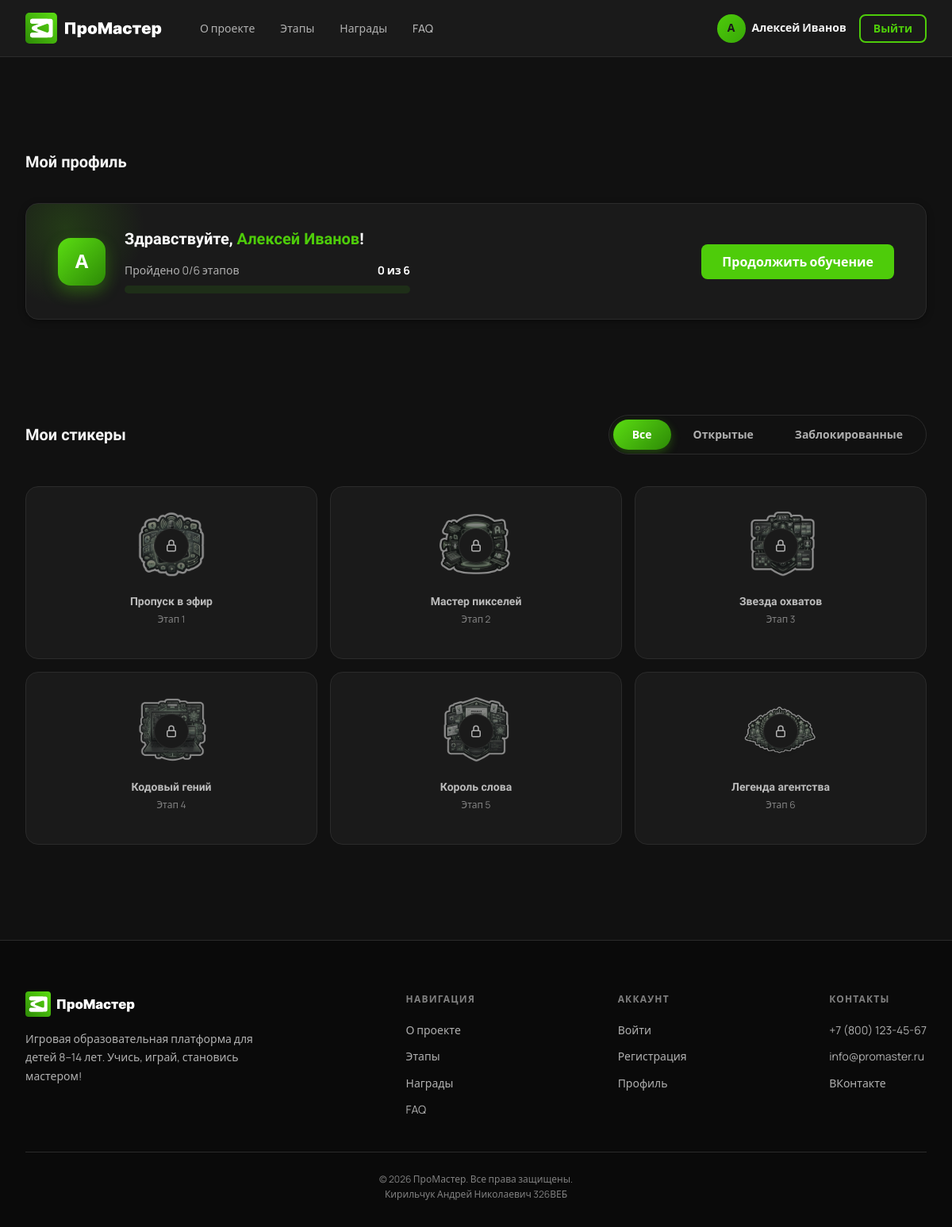
/?page=profile (signed in), run on the app's committed database.
### tables this page shows
CREATE TABLE `users` (
  `id` INT UNSIGNED NOT NULL AUTO_INCREMENT,
  `name` VARCHAR(255) NOT NULL,
  `email` VARCHAR(255) NOT NULL,
  `password` VARCHAR(255) NOT NULL,
  `role` VARCHAR(50) NOT NULL DEFAULT 'user',
  PRIMARY KEY (`id`),
  UNIQUE KEY `uq_users_email` (`email`)
);

CREATE TABLE `stickers` (
  `id` INT UNSIGNED NOT NULL AUTO_INCREMENT,
  `sticker_name` VARCHAR(255) NOT NULL,
  `stage_name` VARCHAR(255) NOT NULL,
  `stage_number` VARCHAR(10) NOT NULL,
  `description` TEXT NOT NULL,
  `file_path` VARCHAR(512) NOT NULL,
  PRIMARY KEY (`id`),
  UNIQUE KEY `uq_stickers_stage_number` (`stage_number`)
);

### prog/login_control.php (called while the page is built, shortened)
<?php
if (isset($_SESSION['uid'])) {
    $UID = $_SESSION['uid'];
    $sql = "SELECT * FROM users WHERE id = $UID";
    $user = $connect->query($sql)->fetch();
}else{
    $user = null;
    $user['role'] = 'guest';
}
?>

### pages/profile.php (the view, shortened to what this page needs)
<?php
$sql = "SELECT * FROM stickers ORDER BY stage_number + 0";
$stickers = $connect->query($sql)->fetchAll();
$userStickerIds = [];
$passedStages = count($userStickerIds);
$totalStages = count($stickers);
?>
<div class="page-with-header">
    <main class="profile-main">
        <section class="profile-section profile-section--info">
            <div class="container">
                <h2 class="profile-section__title">Мой профиль</h2>
                <div class="profile-card">
                    <div class="profile-card__main">
                        <div class="profile-card__initial" aria-hidden="true"><?= mb_substr($user['name'], 0, 1) ?></div>
                        <div class="profile-card__body">
                            <p class="profile-card__greeting">Здравствуйте, <span
                                        class="profile-card__name"><?= $user['name'] ?></span>!</p>
                            <div class="profile-card__progress">
                                <div class="profile-card__progress-head">
                                    <span class="profile-card__progress-text">Пройдено <?= $passedStages ?>/<?= $totalStages ?> этапов</span>
                                    <span class="profile-card__progress-value"><?= $passedStages ?> из <?= $totalStages ?></span>
                                </div>
                                <div class="profile-card__progress-bar" role="progressbar" aria-valuenow="<?= $passedStages ?>"
                                     aria-valuemin="0" aria-valuemax="<?= $totalStages ?>" aria-label="Пройдено этапов">
                                </div>
                            </div>
                        </div>
                    </div>
                    <a href="/#stages" class="btn btn--primary profile-card__btn">Продолжить обучение</a>
                </div>
            </div>
        </section>
        <section class="profile-section">
            <div class="container">
                <div class="profile-section__header">
                    <h2 class="profile-section__title">Мои стикеры</h2>
                    <div class="profile-tabs">
                        <a href="?page=profile" class="profile-tab<?= !isset($_GET['filter_open']) && !isset($_GET['filter_closed']) ? ' active' : '' ?>">Все</a>
                        <a href="?page=profile&filter_open" class="profile-tab<?= isset($_GET['filter_open']) ? ' active' : '' ?>">Открытые</a>
                        <a href="?page=profile&filter_closed" class="profile-tab<?= isset($_GET['filter_closed']) ? ' active' : '' ?>">Заблокированные</a>
                    </div>
                </div>
                <div class="stickers-grid">
                    <?php foreach ($stickers as $index => $sticker):
                        $hasSticker = in_array($sticker['id'], $userStickerIds);
                        ?>
                        <article class="my-sticker<?= !$hasSticker ? ' my-sticker--locked' : '' ?>"
                                 style="--i:<?= $index ?>">
                            <div class="my-sticker__image">
                            </div>
                            <?php if (!$hasSticker): ?>
                                <div class="my-sticker__lock" aria-hidden="true">
                                    <svg viewBox="0 0 24 24" fill="none" stroke="currentColor" stroke-width="2">
                                        <rect x="5" y="11" width="14" height="10" rx="2"/>
                                        <path d="M8 11V7a4 4 0 018 0v4"/>
                                    </svg>
                                </div>
                            <?php endif; ?>
                            <h3 class="my-sticker__name"><?= $sticker['sticker_name'] ?></h3>
                            <p class="my-sticker__stage">Этап <?= $sticker['stage_number'] ?></p>
                        </article>
                    <?php endforeach; ?>
                </div>
            </div>
        </section>
    </main>
</div>

### components/header.php (shortened to what this page needs)
<header class="header">
    <div class="container header__inner">
        <a href="/" class="header__logo">
            <img src="../assets/images/logo.svg" alt="ПроМастер" class="header__logo-img" width="172" height="40">
        </a>
        <nav class="header__nav">
            <ul class="header__nav-list">
                <li><a href="/#about" class="header__nav-link" onclick="closeBurgerMenu()">О проекте</a></li>
                <li><a href="/#stages" class="header__nav-link" onclick="closeBurgerMenu()">Этапы</a></li>
                <li><a href="/#awards" class="header__nav-link" onclick="closeBurgerMenu()">Награды</a></li>
                <li><a href="/#faq" class="header__nav-link" onclick="closeBurgerMenu()">FAQ</a></li>
            </ul>
            <?php if ($user['role'] == 'guest'): ?>
                <div class="header__actions">
                    <a href="?page=login" class="btn btn--primary" onclick="closeBurgerMenu()">Войти</a>
                </div>
            <?php else : ?>
                <div class="header__actions">
                    <a href="<?php if ($user['role'] == 'user') echo '?page=profile'; else echo '?page=admin' ?>"
                       class="header__profile active" aria-current="page"
                       onclick="closeBurgerMenu()">
                        <span class="header__profile-avatar"><?= mb_substr($user['name'], 0, 1) ?></span>
                        <span class="header__profile-name"><?= $user['name'] ?></span>
                    </a>
                    <form action="?" method="post">
                        <button name="exit" class="btn btn--outline btn--sm">Выйти</button>
                    </form>
                </div>
            <?php endif; ?>
        </nav>
    </div>
</header>

### data on the page
users: name "А", name "Алексей Иванов"
stickers: $index 0 (drawn), sticker_name "Пропуск в эфир", stage_number "1"
stickers: $index 1 (drawn), sticker_name "Мастер пикселей", stage_number "2"
stickers: $index 2 (drawn), sticker_name "Звезда охватов", stage_number "3"
stickers: $index 3 (drawn), sticker_name "Кодовый гений", stage_number "4"
stickers: $index 4 (drawn), sticker_name "Король слова", stage_number "5"
stickers: $index 5 (drawn), sticker_name "Легенда агентства", stage_number "6"

### other printed values
$passedStages "0"
$totalStages "6"
